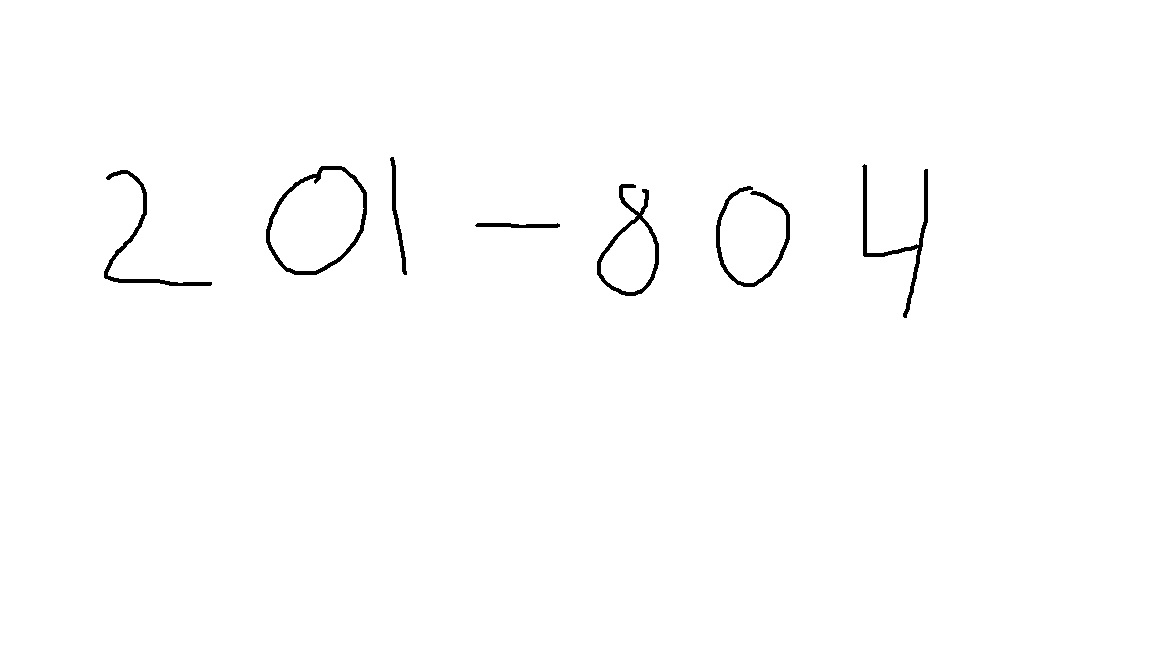
#> input picture resource/test_data/test11.jpg, 1152 x 648 px, found by its file name; its folder holds only this picture in this run
$ python -i extract_features.py   (imports and definitions only)
#> lines starting #> are read from the running program, lines starting #| are printed output that depends on the picture; after the words box and inside, x2 and y2 are one past the last pixel; in counts of white or black regions, pixels touching at a corner belong together
import cv2
import os
from constants.labels import test_label_dict
from prompt_toolkit.data_structures import Point

from constants.constants import EXTRACTED_IMAGES, TEST_DATA
from constants.labels import label_dict
from util.overlap import doOverlap


# [47 lines left out: function extract_training_img_data, not called in this run]


def extract_test_img_data(img_name):
    """
    Processes the image for testing. Making the image binary, creating bounding boxes around the features, and resizing.
    Also tries to remove overlapping bounding boxes.
    :param img_name:
    :return:
    """
#> called with img_name = '../resource/test_data/test11.jpg'
    img_data = []
    img_path = os.path.join(TEST_DATA, img_name)

    # read the image file
    img = cv2.imread(img_path, cv2.IMREAD_GRAYSCALE)
#> img is the input picture: shape (648, 1152); min 0, max 255, mean 252.8

    # invert image
    invert = cv2.bitwise_not(img)
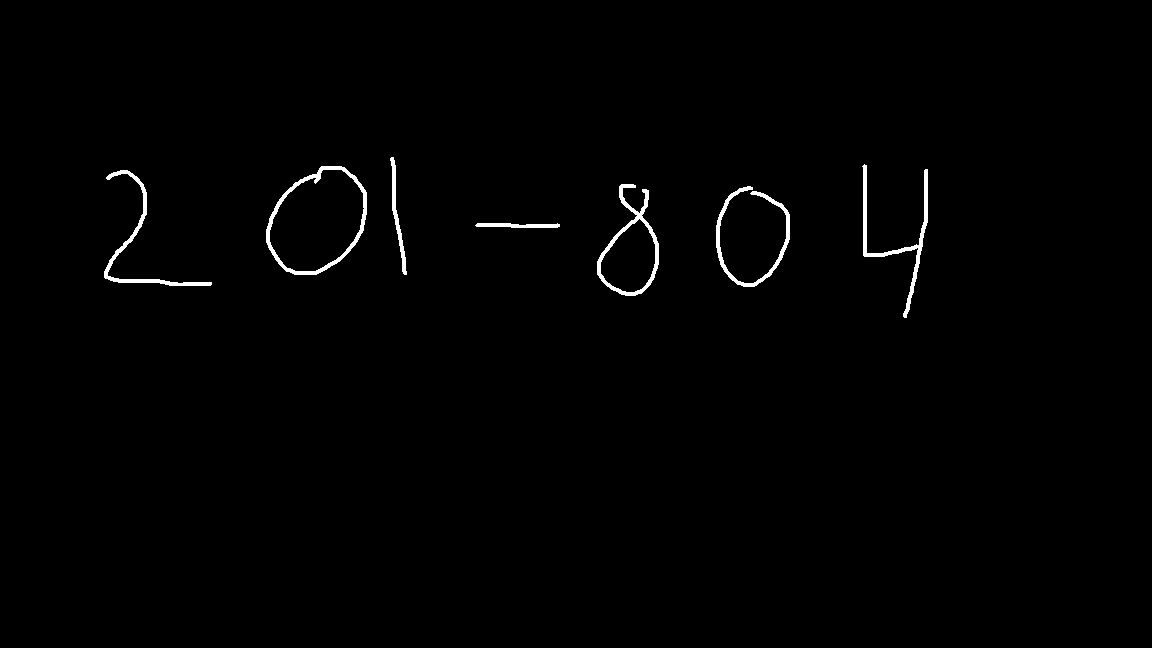
#> invert: shape (648, 1152); min 0, max 255, mean 2.2
    ret, thresh = cv2.threshold(invert, 127, 255, cv2.THRESH_BINARY)
#> thresh: shape (648, 1152); 0.87% white; 7 white regions
    # cv2.imshow("work", invert)
    # cv2.waitKey(0)
    # cv2.destroyAllWindows()


    # get contours from image
    contours, ret = cv2.findContours(thresh, cv2.RETR_TREE, cv2.CHAIN_APPROX_SIMPLE)
#> contours = 9 contours; largest, box (x1, y1, x2, y2) and area: (266, 166, 367, 275) 8006, (269, 169, 365, 272) 6999, (597, 184, 659, 296) 3673, (600, 218, 656, 293) 2786, (862, 164, 928, 318) 893; ret = [[1, -1, -1, -1], [2, 0, -1, -1], [4, 1, 3, -1], [-1, -1, -1, 2], [5, 2, -1, -1], [7, 4, 6, -1], [-1, -1, -1, 5], [8, 5, -1, -1], [-1, 7, -1, -1]]
    # Sort contours
    sorted_bounding_boxes = sort_contours(contours)
#> in sort_contours, `bounding_boxes = sorted(ctrs, key=lambda ctr: cv2.boundingRect(ctr)[0])`: bounding_boxes has the same summary as contours in extract_test_img_data
#> sorted_bounding_boxes has the same summary as contours
    # sort contours form left to right
    bounding_rects = []
    drop_rect = []

    # Remove multiple contours for the same digit. Drop smaller bounding rectangles.
    for box in sorted_bounding_boxes:
        # get top left corner point as well as width and height of box and put into a list
        x, y, w, h = cv2.boundingRect(box)
        rect = [x, y, w, h]
        bounding_rects.append(rect)  # returns - x, y, width, height
#> this loop made 9 passes
#> (x, y, w, h) on passes 1 to 9: (104, 170, 108, 116), (266, 166, 101, 109), (269, 169, 96, 103), (390, 157, 17, 118), (475, 223, 85, 5), (597, 184, 62, 112), (600, 218, 56, 75), (716, 186, 74, 101), (862, 164, 66, 154)
#> after the loop, bounding_rects = [[104, 170, 108, 116], [266, 166, 101, 109], [269, 169, 96, 103], [390, 157, 17, 118], [475, 223, 85, 5], [597, 184, 62, 112], [600, 218, 56, 75], [716, 186, 74, 101], [862, 164, 66, 154]]
    for rect in bounding_rects:
        for rect_2 in bounding_rects:
            if rect == rect_2:
                continue
            else:
                # get coordinates for top-left and bottom-right of rectangle
                l1 = Point(rect[0], rect[1])
                r1 = Point(rect[0] + rect[2] + 10, rect[1] - rect[3] - 10)
                l2 = Point(rect_2[0], rect_2[1])
                r2 = Point(rect_2[0] + rect_2[2] + 10, rect_2[1] - rect_2[3] - 10)
                # check if rectangles overlap, with padding
                if doOverlap(l1, r1, l2, r2):
                    # check for smaller rectangle
                    area1 = rect[2] * rect[3]
                    area2 = rect_2[2] * rect_2[3]
                    if (area1 == min(area1, area2)):
                        drop_rect.append(rect)
                    else:
                        drop_rect.append(rect_2)
#> this loop made 1 pass
#> after the loop, drop_rect = []
    # remove bounding rectangles from list
    for rect in drop_rect:
        try:
            bounding_rects.remove(rect)
        except ValueError:
            continue

    # crop the individual characters
    print(f'Number of characters seen by extractor for {img_name}: {len(bounding_rects)}')
    print(f'Number of actual characters in image {img_name}: {len(test_label_dict[img_name])}')
    for rect in bounding_rects:
        x = rect[0]
        y = rect[1]
        w = rect[2]
        h = rect[3]
        crop_img = thresh[y:y + h + 10, x:x + w + 10]
        # resize the cropped image and scale to a 28 x 28 image
        resize_img = cv2.resize(crop_img, (28, 28))
        # cv2.imshow("work", resize_img)
        # cv2.waitKey(0)
        # cv2.destroyAllWindows()
        img_data.append(resize_img)

    return img_data


def sort_contours(ctrs):
    # construct the array of bounding boxes and sort them from left to right

    bounding_boxes = sorted(ctrs, key=lambda ctr: cv2.boundingRect(ctr)[0])

    # return the list of sorted contours and bounding boxes
    return bounding_boxes

#> (the run stopped early here; a loop or call above may not have finished)

$ run again, on resource/test_data/test15.jpg
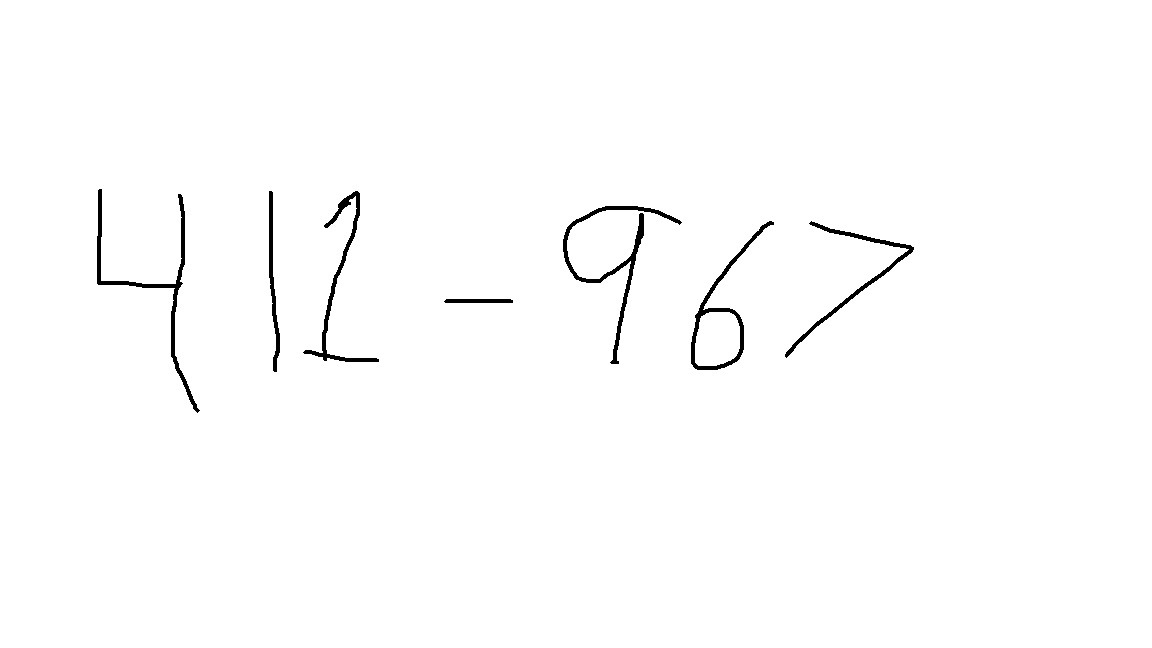
#> input picture resource/test_data/test15.jpg, 1152 x 648 px, found by its file name
#> in extract_test_img_data, img is the input picture: shape (648, 1152); min 0, max 255, mean 252.3
#> in extract_test_img_data, `invert = cv2.bitwise_not(img)`:
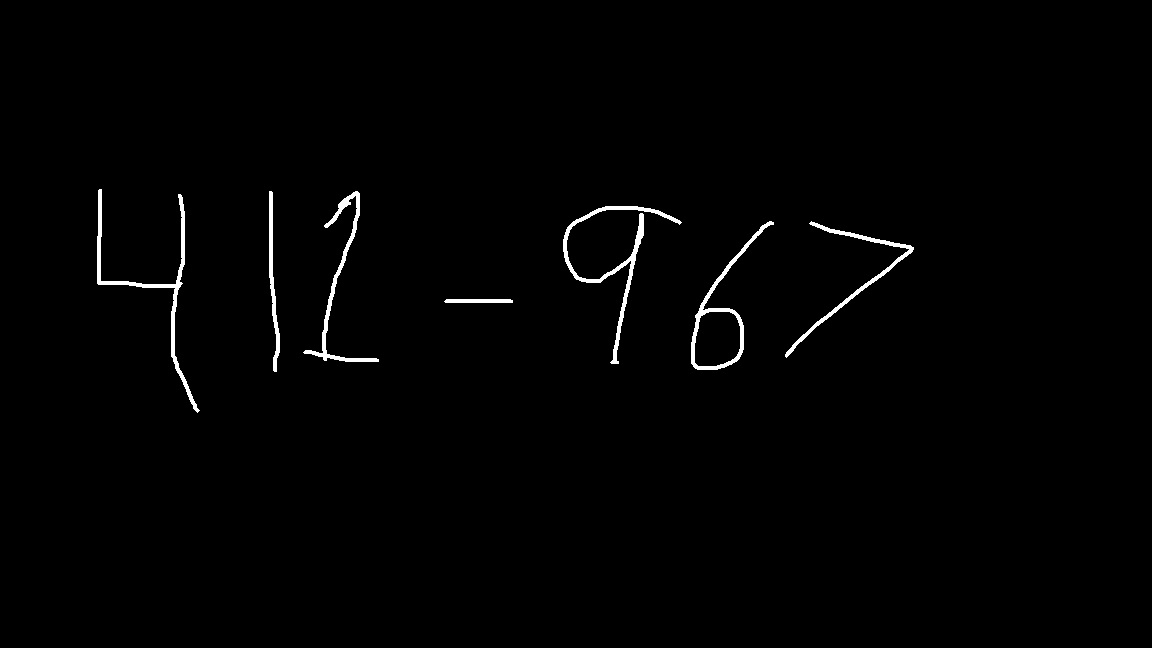
#> invert: shape (648, 1152); min 0, max 255, mean 2.7
#> thresh: shape (648, 1152); 1% white; 7 white regions
#> contours = 8 contours; box (x1, y1, x2, y2) and area: (691, 221, 774, 370) 3141, (694, 311, 741, 367) 2196, (563, 206, 682, 364) 1264, (97, 189, 200, 413) 1204, (303, 191, 379, 362) 942, (785, 221, 914, 358) 846, (269, 191, 280, 372) 544, (444, 299, 513, 303) 200; ret = [[1, -1, -1, -1], [2, 0, -1, -1], [4, 1, 3, -1], [-1, -1, -1, 2], [5, 2, -1, -1], [6, 4, -1, -1], [7, 5, -1, -1], [-1, 6, -1, -1]]
#> bounding_boxes has the same summary as contours in extract_test_img_data
#> sorted_bounding_boxes has the same summary as contours
#> the loop in extract_test_img_data, `for box in sorted_bounding_boxes:` made 8 passes
#> (x, y, w, h) on passes 1 to 8: (97, 189, 103, 224), (269, 191, 11, 181), (303, 191, 76, 171), (444, 299, 69, 4), (563, 206, 119, 158), (691, 221, 83, 149), (694, 311, 47, 56), (785, 221, 129, 137)
#> after the loop in extract_test_img_data, `for box in sorted_bounding_boxes:`: bounding_rects = [[97, 189, 103, 224], [269, 191, 11, 181], [303, 191, 76, 171], [444, 299, 69, 4], [563, 206, 119, 158], [691, 221, 83, 149], [694, 311, 47, 56], [785, 221, 129, 137]]
#> the loop in extract_test_img_data, `for rect in bounding_rects:` made 1 pass
#> after the loop in extract_test_img_data, `for rect in bounding_rects:`: drop_rect = []

$ run again, on resource/test_data/test16.jpg
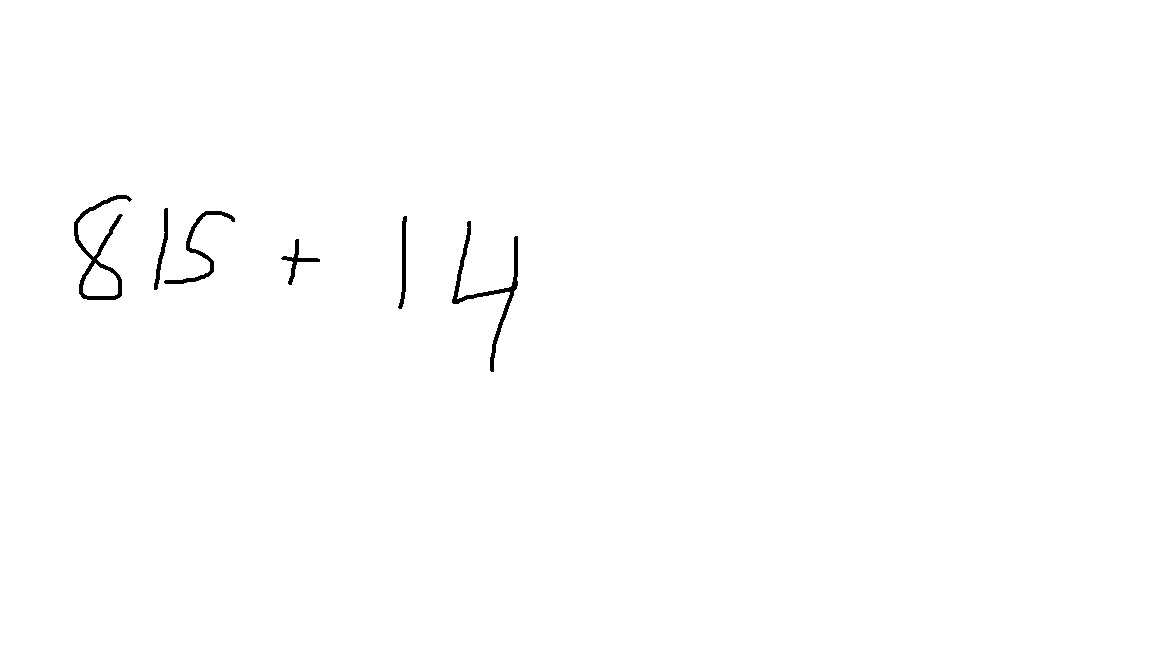
#> input picture resource/test_data/test16.jpg, 1152 x 648 px, found by its file name
#> in extract_test_img_data, img is the input picture: shape (648, 1152); min 0, max 255, mean 253.7
#> in extract_test_img_data, `invert = cv2.bitwise_not(img)`:
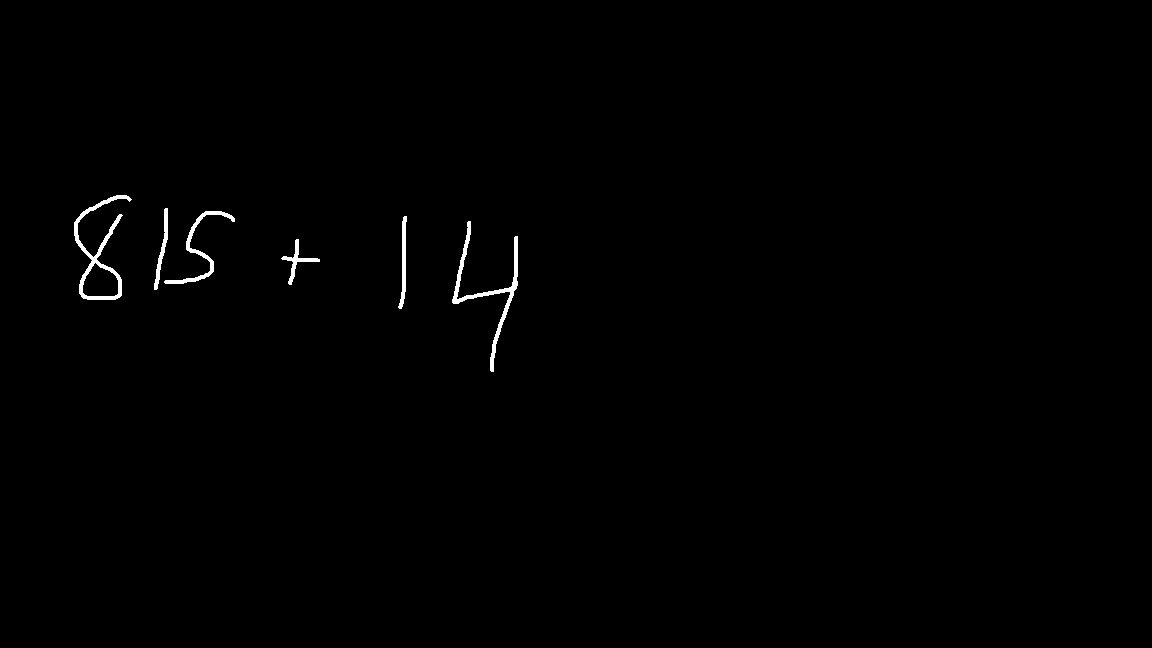
#> invert: shape (648, 1152); min 0, max 255, mean 1.3
#> thresh: shape (648, 1152); 0.53% white; 6 white regions
#> contours = 7 contours; box (x1, y1, x2, y2) and area: (74, 195, 132, 300) 1778, (82, 262, 119, 297) 901, (452, 221, 518, 372) 866, (164, 211, 235, 284) 489, (398, 216, 407, 309) 278, (154, 208, 168, 290) 248, (281, 239, 320, 285) 244; ret = [[1, -1, -1, -1], [2, 0, -1, -1], [3, 1, -1, -1], [4, 2, -1, -1], [5, 3, -1, -1], [-1, 4, 6, -1], [-1, -1, -1, 5]]
#> bounding_boxes has the same summary as contours in extract_test_img_data
#> sorted_bounding_boxes has the same summary as contours
#> the loop in extract_test_img_data, `for box in sorted_bounding_boxes:` made 7 passes
#> (x, y, w, h) on passes 1 to 7: (74, 195, 58, 105), (82, 262, 37, 35), (154, 208, 14, 82), (164, 211, 71, 73), (281, 239, 39, 46), (398, 216, 9, 93), (452, 221, 66, 151)
#> after the loop in extract_test_img_data, `for box in sorted_bounding_boxes:`: bounding_rects = [[74, 195, 58, 105], [82, 262, 37, 35], [154, 208, 14, 82], [164, 211, 71, 73], [281, 239, 39, 46], [398, 216, 9, 93], [452, 221, 66, 151]]
#> the loop in extract_test_img_data, `for rect in bounding_rects:` made 1 pass
#> after the loop in extract_test_img_data, `for rect in bounding_rects:`: drop_rect = []

$ run again, on resource/test_data/test18.jpg
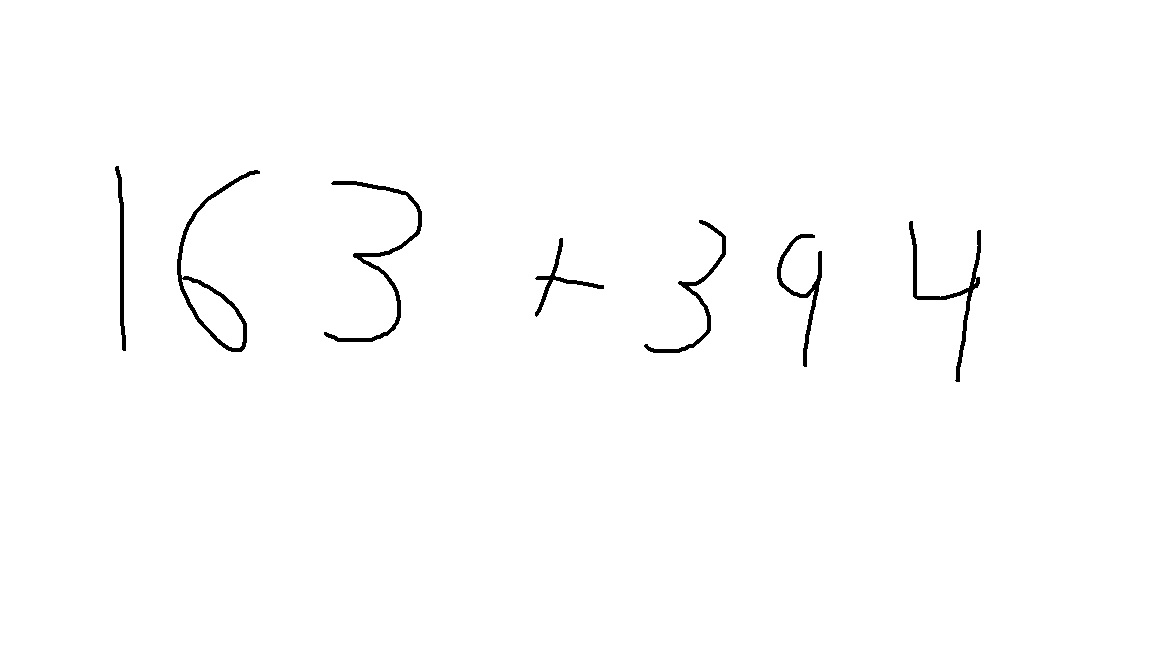
#> input picture resource/test_data/test18.jpg, 1152 x 648 px, found by its file name
#> in extract_test_img_data, img is the input picture: shape (648, 1152); min 0, max 255, mean 252.5
#> in extract_test_img_data, `invert = cv2.bitwise_not(img)`:
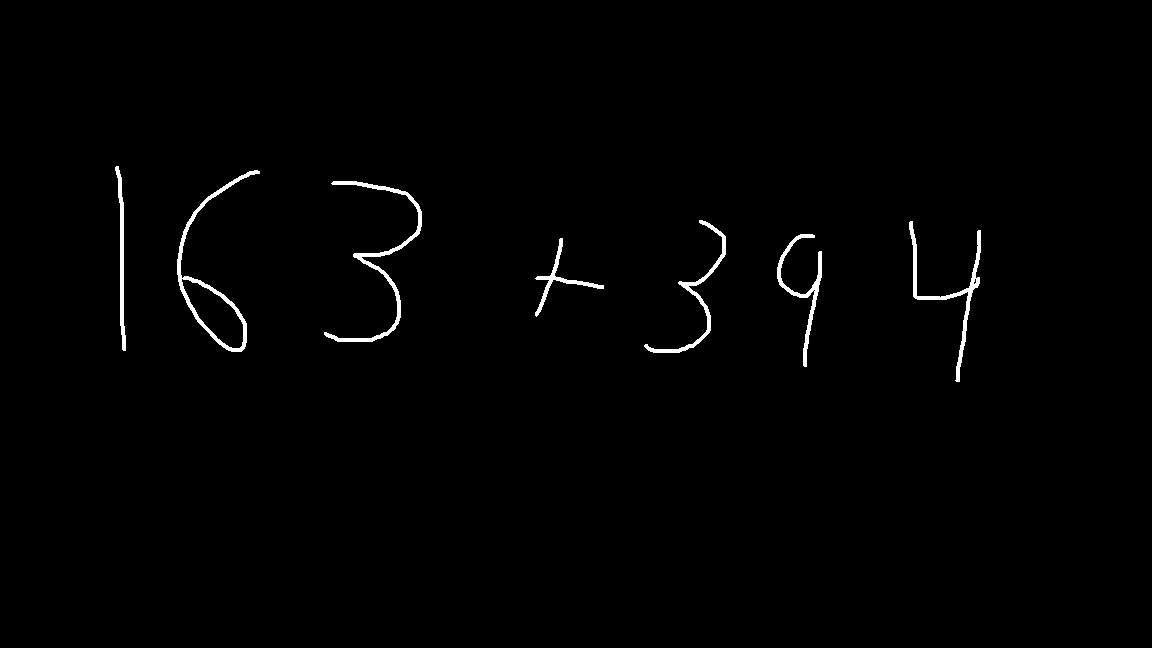
#> invert: shape (648, 1152); min 0, max 255, mean 2.5
#> thresh: shape (648, 1152); 0.97% white; 7 white regions
#> contours = 10 contours, 2 with area under 20; largest, box (x1, y1, x2, y2) and area: (177, 170, 260, 352) 3174, (181, 278, 244, 349) 2070, (324, 181, 422, 342) 1099, (909, 221, 981, 382) 912, (644, 220, 726, 353) 718, (777, 234, 822, 367) 715, (115, 166, 126, 351) 556, (535, 238, 604, 317) 450; ret = [[1, -1, -1, -1], [3, 0, 2, -1], [-1, -1, -1, 1], [5, 1, 4, -1], [-1, -1, -1, 3], [6, 3, -1, -1], [7, 5, -1, -1], [9, 6, 8, -1], [-1, -1, -1, 7], [-1, 7, -1, -1]]
#> bounding_boxes has the same summary as contours in extract_test_img_data
#> sorted_bounding_boxes has the same summary as contours
#> the loop in extract_test_img_data, `for box in sorted_bounding_boxes:` made 10 passes
#> (x, y, w, h) on passes 1, 2, 3, 4, 5, 6, 7, 9: (115, 166, 11, 185), (177, 170, 83, 182), (181, 278, 63, 71), (324, 181, 98, 161), (535, 238, 69, 79), (644, 220, 82, 133), (777, 234, 45, 133), (909, 221, 72, 161)
#> after the loop in extract_test_img_data, `for box in sorted_bounding_boxes:`: bounding_rects = [[115, 166, 11, 185], [177, 170, 83, 182], [181, 278, 63, 71], [324, 181, 98, 161], [535, 238, 69, 79], [644, 220, 82, 133], [777, 234, 45, 133], [813, 289, 3, 3], [909, 221, 72, 161], [973, 278, 4, 7]]
#> the loop in extract_test_img_data, `for rect in bounding_rects:` made 1 pass
#> after the loop in extract_test_img_data, `for rect in bounding_rects:`: drop_rect = []
